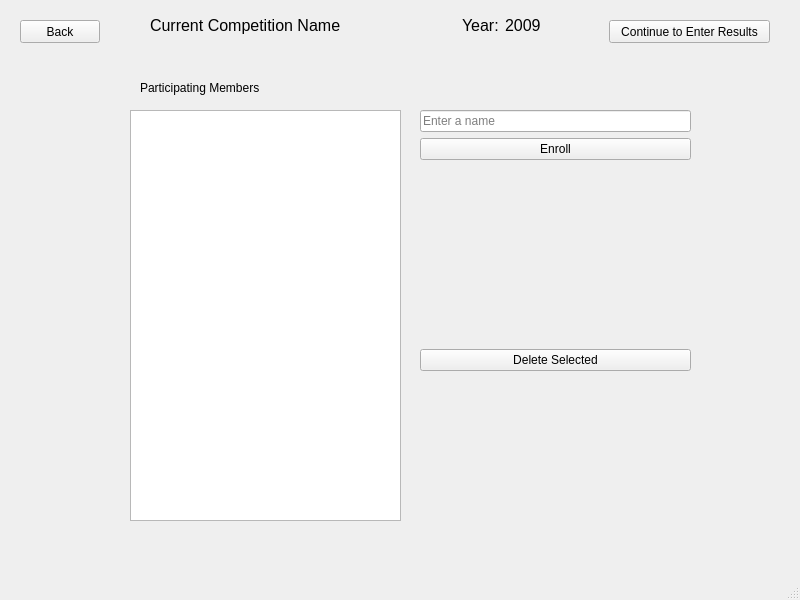
<?xml version="1.0" encoding="UTF-8"?>
<ui version="4.0">
 <class>competitionMembers</class>
 <widget class="QMainWindow" name="competitionMembers">
  <property name="geometry">
   <rect>
    <x>0</x>
    <y>0</y>
    <width>800</width>
    <height>600</height>
   </rect>
  </property>
  <property name="windowTitle">
   <string>Competition Participants</string>
  </property>
  <widget class="QWidget" name="centralwidget">
   <widget class="QPushButton" name="back_btn">
    <property name="geometry">
     <rect>
      <x>20</x>
      <y>20</y>
      <width>80</width>
      <height>23</height>
     </rect>
    </property>
    <property name="text">
     <string>Back</string>
    </property>
   </widget>
   <widget class="QListView" name="listView">
    <property name="geometry">
     <rect>
      <x>130</x>
      <y>110</y>
      <width>271</width>
      <height>411</height>
     </rect>
    </property>
   </widget>
   <widget class="QWidget" name="verticalLayoutWidget">
    <property name="geometry">
     <rect>
      <x>420</x>
      <y>110</y>
      <width>271</width>
      <height>261</height>
     </rect>
    </property>
    <layout class="QVBoxLayout" name="verticalLayout">
     <item>
      <widget class="QLineEdit" name="nameEdit">
       <property name="placeholderText">
        <string>Enter a name</string>
       </property>
      </widget>
     </item>
     <item>
      <widget class="QPushButton" name="enroll_btn">
       <property name="text">
        <string>Enroll</string>
       </property>
      </widget>
     </item>
     <item>
      <spacer name="verticalSpacer">
       <property name="orientation">
        <enum>Qt::Vertical</enum>
       </property>
       <property name="sizeHint" stdset="0">
        <size>
         <width>20</width>
         <height>40</height>
        </size>
       </property>
      </spacer>
     </item>
     <item>
      <widget class="QPushButton" name="del_btn">
       <property name="text">
        <string>Delete Selected</string>
       </property>
      </widget>
     </item>
    </layout>
   </widget>
   <widget class="QLabel" name="particiating_lbl">
    <property name="geometry">
     <rect>
      <x>140</x>
      <y>80</y>
      <width>171</width>
      <height>16</height>
     </rect>
    </property>
    <property name="text">
     <string>Participating Members</string>
    </property>
   </widget>
   <widget class="QPushButton" name="results_btn">
    <property name="geometry">
     <rect>
      <x>609</x>
      <y>20</y>
      <width>161</width>
      <height>23</height>
     </rect>
    </property>
    <property name="text">
     <string>Continue to Enter Results</string>
    </property>
   </widget>
   <widget class="QWidget" name="horizontalLayoutWidget">
    <property name="geometry">
     <rect>
      <x>150</x>
      <y>0</y>
      <width>391</width>
      <height>51</height>
     </rect>
    </property>
    <layout class="QHBoxLayout" name="horizontalLayout">
     <item>
      <widget class="QLabel" name="comp_name_lbl">
       <property name="font">
        <font>
         <pointsize>12</pointsize>
        </font>
       </property>
       <property name="text">
        <string>Current Competition Name</string>
       </property>
      </widget>
     </item>
     <item>
      <spacer name="horizontalSpacer">
       <property name="orientation">
        <enum>Qt::Horizontal</enum>
       </property>
       <property name="sizeHint" stdset="0">
        <size>
         <width>40</width>
         <height>20</height>
        </size>
       </property>
      </spacer>
     </item>
     <item>
      <widget class="QLabel" name="year_lbl">
       <property name="font">
        <font>
         <pointsize>12</pointsize>
        </font>
       </property>
       <property name="text">
        <string>Year:</string>
       </property>
      </widget>
     </item>
     <item>
      <widget class="QLabel" name="year_val">
       <property name="font">
        <font>
         <pointsize>12</pointsize>
        </font>
       </property>
       <property name="text">
        <string>2009</string>
       </property>
      </widget>
     </item>
    </layout>
   </widget>
  </widget>
  <widget class="QMenuBar" name="menubar">
   <property name="geometry">
    <rect>
     <x>0</x>
     <y>0</y>
     <width>800</width>
     <height>20</height>
    </rect>
   </property>
  </widget>
  <widget class="QStatusBar" name="statusbar"/>
 </widget>
 <resources/>
 <connections/>
</ui>
